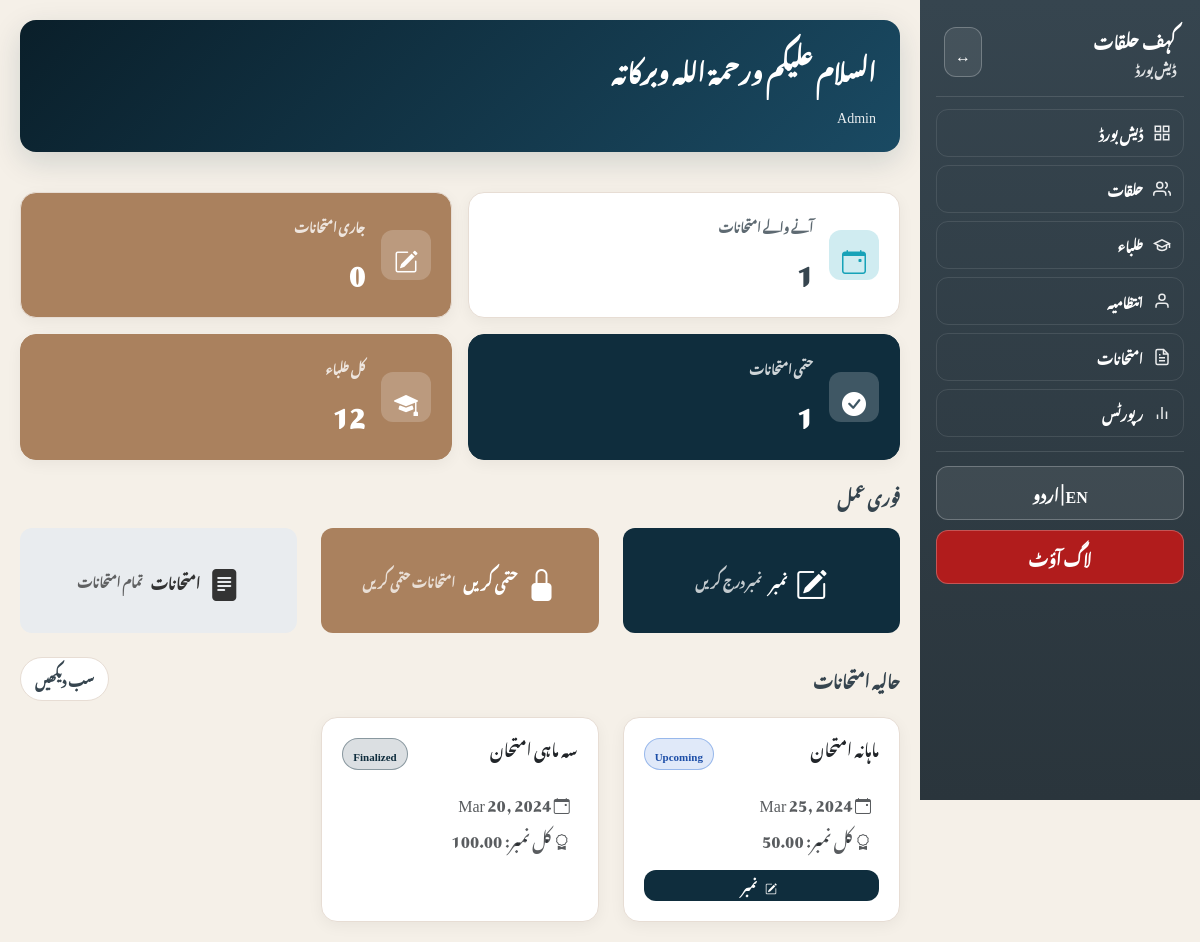
Page /dashboard_mumtahin.php (signed in) on the committed database.
### tables this page shows
CREATE TABLE exams (
    id INT AUTO_INCREMENT PRIMARY KEY,
    title VARCHAR(100) NOT NULL,
    exam_date DATE NOT NULL,
    max_marks DECIMAL(10,2) DEFAULT 100,
    passing_marks DECIMAL(10,2) DEFAULT 40,
    status ENUM('upcoming', 'ongoing', 'finalized') DEFAULT 'upcoming',
    created_at TIMESTAMP DEFAULT CURRENT_TIMESTAMP,
    updated_at TIMESTAMP DEFAULT CURRENT_TIMESTAMP ON UPDATE CURRENT_TIMESTAMP
);

### includes/functions.php (called while the page is built, shortened)
<?php
function h($s) {
    return htmlspecialchars((string)$s, ENT_QUOTES, 'UTF-8');
}
function get_language() {
    return $_SESSION['lang'] ?? 'ur';
}
function get_translations($lang) {
    return $T[$lang] ?? $T['ur'];
}
?>

### dashboard_mumtahin.php (the view, shortened to what this page needs)
<?php
require_once __DIR__ . '/includes/db.php';
require_once __DIR__ . '/includes/functions.php';
$examsSummary = [
  'upcoming' => 0,
  'ongoing' => 0,
  'finalized' => 0
];
$result = $conn->query("SELECT status, COUNT(*) as count FROM exams GROUP BY status");
while ($row = $result->fetch_assoc()) {
  $examsSummary[$row['status']] = $row['count'];
}
$recentExams = [];
$result = $conn->query("
  SELECT e.*,
         COUNT(er.id) as results_count,
         AVG(er.percentage) as avg_percentage
  FROM exams e
  LEFT JOIN exam_results er ON er.exam_id = e.id AND er.status = 'finalized'
  GROUP BY e.id
  ORDER BY e.exam_date DESC
  LIMIT 6
");
while ($row = $result->fetch_assoc()) {
  $recentExams[] = $row;
}
$totalStudents = $conn->query("SELECT COUNT(*) as count FROM students WHERE status = 'active'")->fetch_assoc()['count'];
include __DIR__ . '/includes/header.php';
?>
<div class="statsGrid">
  <div class="statCard">
    <div class="statIcon" style="background: rgba(23, 162, 184, 0.2);"><i class="bi bi-calendar-event" style="color: #17a2b8;"></i></div>
    <div class="statContent">
      <div class="statLabel"><?php echo $lang === 'ur' ? 'آنے والے امتحانات' : 'Upcoming Exams'; ?></div>
      <div class="statValue"><?php echo $examsSummary['upcoming']; ?></div>
    </div>
  </div>
  <div class="statCard" style="background: var(--secondary); color: #fff;">
    <div class="statIcon" style="background: rgba(255,255,255,0.2);"><i class="bi bi-pencil-square"></i></div>
    <div class="statContent">
      <div class="statLabel"><?php echo $lang === 'ur' ? 'جاری امتحانات' : 'Ongoing Exams'; ?></div>
      <div class="statValue"><?php echo $examsSummary['ongoing']; ?></div>
    </div>
  </div>
  <div class="statCard green">
    <div class="statIcon"><i class="bi bi-check-circle-fill"></i></div>
    <div class="statContent">
      <div class="statLabel"><?php echo $lang === 'ur' ? 'حتمی امتحانات' : 'Finalized Exams'; ?></div>
      <div class="statValue"><?php echo $examsSummary['finalized']; ?></div>
    </div>
  </div>
  <div class="statCard tan">
    <div class="statIcon"><i class="bi bi-mortarboard-fill"></i></div>
    <div class="statContent">
      <div class="statLabel"><?php echo h($tr['total_students']); ?></div>
      <div class="statValue"><?php echo $totalStudents; ?></div>
    </div>
  </div>
</div>
<div class="sectionHeader">
  <div class="sectionTitle"><?php echo $lang === 'ur' ? 'فوری عمل' : 'Quick Actions'; ?></div>
</div>
<div class="row g-4 mb-4">
  <div class="col-md-4">
    <a href="exam_marks_entry.php" class="btn btnPrimary w-100 py-4">
      <i class="bi bi-pencil-square fs-2 d-block mb-2"></i>
      <strong><?php echo h($tr['marks']); ?></strong>
      <small class="d-block opacity-75"><?php echo $lang === 'ur' ? 'نمبر درج کریں' : 'Enter exam marks'; ?></small>
    </a>
  </div>
  <div class="col-md-4">
    <a href="exam_finalize.php" class="btn btnSecondary w-100 py-4">
      <i class="bi bi-lock-fill fs-2 d-block mb-2"></i>
      <strong><?php echo h($tr['finalize']); ?></strong>
      <small class="d-block opacity-75"><?php echo $lang === 'ur' ? 'امتحانات حتمی کریں' : 'Finalize exam results'; ?></small>
    </a>
  </div>
  <div class="col-md-4">
    <a href="exams_manage.php" class="btn w-100 py-4" style="background: #e9ecef; color: #333;">
      <i class="bi bi-file-text-fill fs-2 d-block mb-2"></i>
      <strong><?php echo h($tr['nav_exams']); ?></strong>
      <small class="d-block opacity-75"><?php echo $lang === 'ur' ? 'تمام امتحانات' : 'View all exams'; ?></small>
    </a>
  </div>
</div>
<div class="sectionHeader">
  <div class="sectionTitle"><?php echo $lang === 'ur' ? 'حالیہ امتحانات' : 'Recent Exams'; ?></div>
  <a href="exams_manage.php" class="pill"><?php echo h($tr['view_all']); ?></a>
</div>
<div class="row g-4">
  <?php foreach ($recentExams as $exam):
    $statusClass = $exam['status'] === 'finalized' ? 'green' : ($exam['status'] === 'ongoing' ? 'orange' : 'blue');
  ?>
  <div class="col-md-6 col-lg-4">
    <div class="card h-100">
      <div class="cardBody">
        <div class="d-flex justify-content-between align-items-start mb-3">
          <h6 class="card-title mb-0"><?php echo h($exam['title']); ?></h6>
          <span class="tag <?php echo $statusClass; ?>">
            <?php echo ucfirst($exam['status']); ?>
          </span>
        </div>
        <p class="mb-1 text-muted">
          <i class="bi bi-calendar-event me-2"></i>
          <?php echo date('M d, Y', strtotime($exam['exam_date'])); ?>
        </p>
        <p class="mb-2 text-muted">
          <i class="bi bi-award me-2"></i>
          <?php echo $tr['max_marks']; ?>: <?php echo $exam['max_marks']; ?>
        </p>
        <div class="mt-3 d-flex gap-2">
          <?php if ($exam['status'] !== 'finalized'): ?>
          <a href="exam_marks_entry.php?exam_id=<?php echo $exam['id']; ?>" class="btn btnPrimary flex-fill" style="padding: 6px 12px; font-size: 12px;">
            <i class="bi bi-pencil-square me-1"></i> <?php echo h($tr['marks']); ?>
          </a>
          <?php endif; ?>
        </div>
      </div>
    </div>
  </div>
  <?php endforeach; ?>
</div>
<?php include __DIR__ . '/includes/footer.php'; ?>

### assets/css/style.css (style rules this page uses)
:root { --primary-dark: #0a1f2a; --primary: #0f2d3d; --primary-light: #1a4a5e; --secondary: #aa815e; --secondary-dark: #8a6a4e; --accent: #36454F; --bg: #f5f0e8; --bg-light: #faf8f4; --card: #ffffff; --border: #e7ddd4; --boy: #2f6fd6; --girl: #d24e8a; --subah: #ff8c00; --asr: #b35a00; --success: #0f2d3d; --warning: #f0ad4e; --danger: #d9534f; --sidebar: #36454F; --sidebar2: #2a353c; }
html[lang="ur"] body, html[lang="ur"] input, html[lang="ur"] select, html[lang="ur"] button, html[lang="ur"] table, html[lang="ur"] th, html[lang="ur"] td { font-family: 'Noto Nastaliq Urdu', 'Jameel Noori Nastaleeq', serif !important; line-height: 2; }
* { box-sizing: border-box; margin: 0; padding: 0; }
body { background: var(--bg); color: var(--accent); min-height: 100vh; }
.pill { text-decoration: none; padding: 8px 14px; border-radius: 999px; border: 1px solid var(--border); background: #fff; color: var(--accent); font-weight: 800; font-size: 13px; cursor: pointer; transition: all 0.2s ease; }
.statsGrid { display: grid; grid-template-columns: repeat(4, 1fr); gap: 16px; margin-bottom: 20px; }
@media (max-width: 1200px) { .statsGrid { grid-template-columns: repeat(2, 1fr); } }
.statCard { background: #fff; border-radius: 16px; padding: 20px; box-shadow: 0 4px 15px rgba(0, 0, 0, 0.05); border: 1px solid var(--border); display: flex; align-items: center; gap: 16px; }
.statCard.green { background: var(--primary); color: #fff; border-color: var(--primary); }
.statCard.tan { background: var(--secondary); color: #fff; border-color: var(--secondary); }
.statIcon { width: 50px; height: 50px; border-radius: 12px; background: rgba(255, 255, 255, 0.2); display: flex; align-items: center; justify-content: center; font-size: 24px; flex-shrink: 0; }
.statContent { flex: 1; min-width: 0; }
.statLabel { font-size: 12px; font-weight: 700; opacity: 0.8; margin-bottom: 4px; }
.statValue { font-size: 28px; font-weight: 900; }
.card { background: #fff; border-radius: 16px; box-shadow: 0 4px 15px rgba(0, 0, 0, 0.05); border: 1px solid var(--border); overflow: hidden; }
.cardBody { padding: 20px; }
.tag { display: inline-flex; align-items: center; gap: 4px; padding: 4px 10px; border-radius: 999px; font-size: 11px; font-weight: 800; border: 1px solid var(--border); }
.tag.green { background: rgba(15, 45, 61, 0.15); border-color: rgba(15, 45, 61, 0.4); color: #0f2d3d; }
.tag.blue { background: rgba(47, 111, 214, 0.15); border-color: rgba(47, 111, 214, 0.4); color: #1c4ea8; }
.btn { display: inline-flex; align-items: center; justify-content: center; gap: 8px; padding: 12px 20px; border-radius: 12px; border: none; font-weight: 900; font-size: 14px; cursor: pointer; transition: all 0.2s ease; }
.btnPrimary { background: var(--primary); color: #fff; }
.btnSecondary { background: var(--secondary); color: #fff; }
.sectionHeader { display: flex; align-items: center; justify-content: space-between; margin-bottom: 16px; flex-wrap: wrap; gap: 10px; }
.sectionTitle { font-weight: 900; font-size: 16px; }

### rows in the picture
exams: id "1", title "سہ ماہی امتحان", status "Finalized", exam_date "Mar 20, 2024", max_marks "100.00"
exams: title "ماہانہ امتحان", status "Upcoming", exam_date "Mar 25, 2024", max_marks "50.00"

### other values in the picture
$tr['app'] "کہف حلقات"
$tr['dashboard'] "ڈیش بورڈ"
$tr['nav_dashboard'] "ڈیش بورڈ"
$tr['nav_halaqaat'] "حلقات"
$tr['nav_students'] "طلباء"
$tr['nav_management'] "انتظامیہ"
$tr['nav_exams'] "امتحانات"
$tr['nav_reports'] "رپورٹس"
$tr['logout'] "لاگ آؤٹ"
$tr['greeting'] "السلام عليكم ورحمة الله وبركاته"
$userName "Admin"
$examsSummary['ongoing'] "0"
$tr['total_students'] "کل طلباء"
$totalStudents "12"
$tr['marks'] "نمبر"
